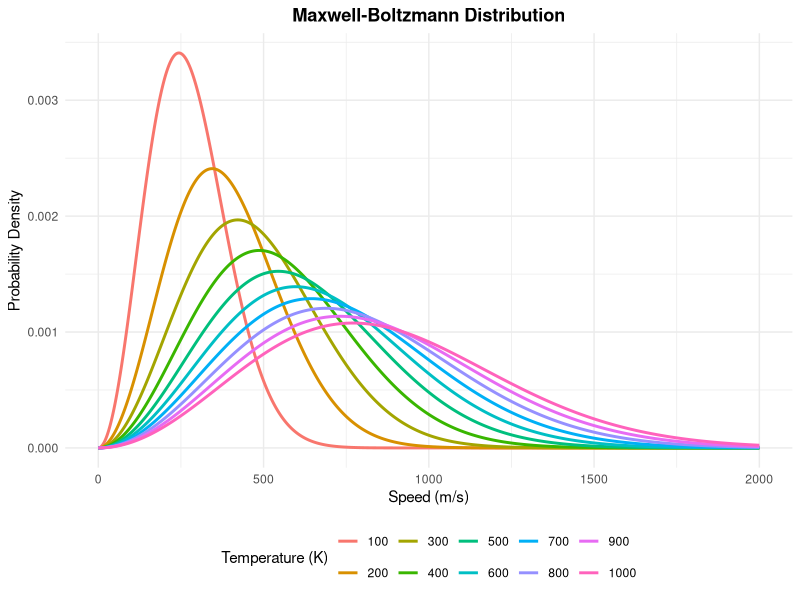

Write R code to recreate this figure.
# Load necessary library
library(ggplot2)

# Define constants
k_B = 1.38e-23   # Boltzmann constant (J/K)
m = 4.65e-26     # Mass of a single nitrogen molecule (kg)

# Define the Maxwell-Boltzmann distribution function
maxwell_boltzmann = function(v, T) {
  (4 * pi * ((m / (2 * pi * k_B * T))^(3 / 2)) * 
     (v^2) * exp(-m * v^2 / (2 * k_B * T)))
}

# Generate speed values
v = seq(0, 2000, length.out = 1000) # Speed range in m/s

# Define temperatures to visualize
# Define temperatures dynamically (100 to 1000 K with step 100)
temperatures = seq(100, 1000, by = 100) # Temperatures in Kelvin

# Create a data frame for plotting
data = data.frame(
  Speed = rep(v, times = length(temperatures)),
  Probability = unlist(lapply(temperatures, function(T) maxwell_boltzmann(v, T))),
  Temperature = factor(rep(temperatures, each = length(v)))
)

# Plot the Maxwell-Boltzmann distribution
ggplot(data, aes(x = Speed, y = Probability, color = Temperature)) +
  geom_line(size = 1) +
  labs(
    title = "Maxwell-Boltzmann Distribution",
    x = "Speed (m/s)",
    y = "Probability Density",
    color = "Temperature (K)"
  ) +
  theme_minimal() +
  theme(
    plot.title = element_text(hjust = 0.5, face = "bold"),
    legend.position = "bottom"
  )

